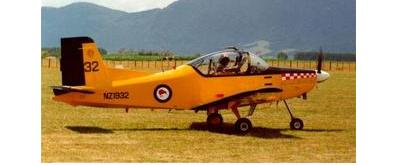
%> input picture image_0003.jpg, 393 x 165 px
$ octave 'object recognition cluttered scene.m'   (GNU Octave 9; MATLAB toolbox functions it lacks are replaced by stand-ins)
%> lines starting %> are read from the running program, lines starting %| are printed output that depends on the picture
%% Step 1: Read Images
RGB = imread('image_0003.jpg');
%> RGB is the input picture: size 165x393x3 uint8; mean R, G, B 170.1, 147.8, 111.8
boxImage = rgb2gray(RGB);
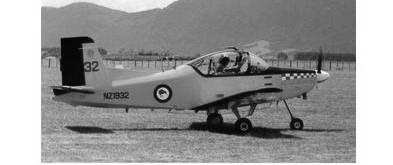
%> boxImage: size 165x393 uint8; min 1, max 255, mean 150.4
figure;
imshow(boxImage);
title('Image of an Aeroplane');

%%
% Read the target image containing a cluttered scene.
abc = imread('image_0004.jpg');
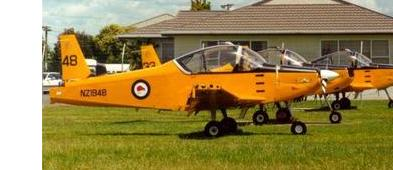
%> input picture image_0004.jpg, 393 x 170 px
%> abc is the input picture: size 170x393x3 uint8; mean R, G, B 152.2, 132.6, 77.4
sceneImage = rgb2gray(abc);
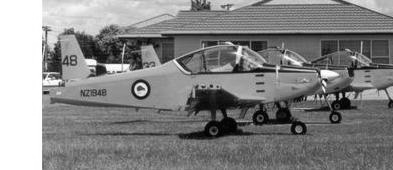
%> sceneImage: size 170x393 uint8; min 1, max 255, mean 132.2
figure;
imshow(sceneImage);
title('Image of an Aeroplane with different angle');

%% Step 2: Detect Feature Points
% Detect feature points in both images.
%> (the run ends here)
